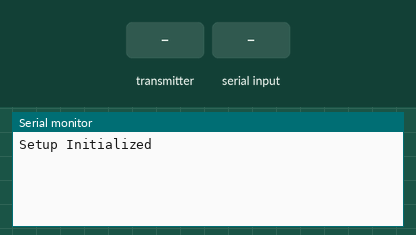
Simulated run of this sketch. Board: Arduino Uno, built with avr-gcc and run on an emulated ATmega328P. On the bench: the last lines printed to the serial monitor. The test bench sets the inputs (shaded band). No radio packets arrive unless stated.

Above: at 2.2 s.
2.3 s: the transmitter starts sending text = 0
At 2.37 s:
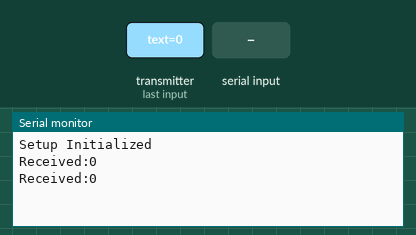
4.2 s: "." received over Serial
At 4.5 s:
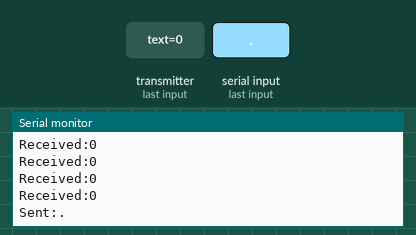

The sketch:

nRF24L01_-_Chat_Room__working_.ino
```cpp
//https://circuitdigest.com/microcontroller-projects/chatroom-using-arduino-and-processing
#include <nRF24L01.h>
#include <SPI.h>
#include <RF24.h>

RF24 radio (7, 8); // CE to 7 and 8 to CS
byte address[][6] = {"00001", "00002"};
char inData[200];
char inChar;
byte index = 0;
int val;

struct package
{
  char  text[200];
};
package data;


void setup()
{
  Serial.begin(9600);
  delay(1000);
  Serial.print("Setup Initialized");
  radio.begin();
  //
  radio.setChannel(115);
  //
  radio.setPALevel(RF24_PA_MIN);

  radio.openReadingPipe(1, address[0]); //Change to address[1] for the other device

  radio.openWritingPipe(address[1]);    //Change to address[0] for the other device
}


void ReadData()
{
  radio.startListening();
  if ( radio.available())
  {
    while (radio.available())
    {
      radio.read( &data, sizeof(data) );
    }
    Serial.print("\nReceived:");
    Serial.println(data.text);
  }
}


void WriteData()
{
  radio.stopListening();
  radio.write(&data, sizeof(data));
    Serial.print("\nSent:");
    Serial.println(data.text);
  delay(300);
}


void loop()
{
  while(Serial.available()>0)
  {
    val = Serial.peek();
    if(index < 199)
      {
      inChar = Serial.read();
      inData[index] = inChar;
      index++;
    }


     if (val=='.') inData[index] = '\0';

//      {
      strcpy(data.text, inData);
      WriteData();
      while (index>=0)
        {
        inData[index] = ' ';
        index--;
        }

}
  ReadData();
}
```

Measured:
- after the input at 2.3 s, the serial monitor: prints a new line at once (image 1)
- after the input at 4.2 s, the serial monitor: prints a new line at once (image 2)
